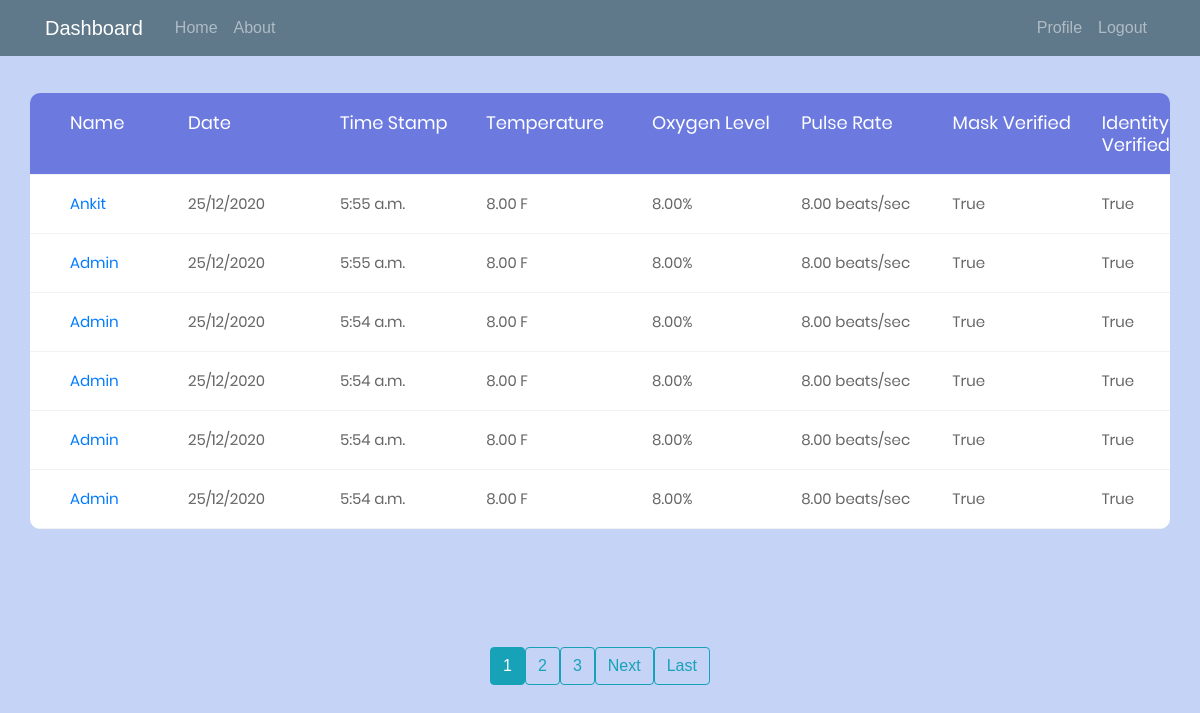
The app's page / (signed in) with its own data.
### analytics/models.py (models this page shows)
class reading(models.Model):
    user = models.ForeignKey(User, on_delete=models.CASCADE, blank= True, null=True)
    date = models.DateTimeField(default= timezone.now)
    temperature = models.DecimalField(decimal_places=2, default=8, max_digits=5)
    spo2 = models.DecimalField(decimal_places=2, default=8, max_digits=4)
    pulse_rate = models.DecimalField(decimal_places=2, default=8, max_digits=4)
    mask_verified = models.BooleanField(default=False)
    identity_verfied = models.BooleanField(default=False)

### analytics/views.py (the view)
# urls.py: path('',  Readings.as_view() , name = 'analytics-home'),
class Readings(LoginRequiredMixin, ListView):
    model = reading
    template_name = 'analytics/index.html'
    context_object_name = 'readings'
    paginate_by = 6
    def get_queryset(self):
        if self.request.user.is_superuser:
            return reading.objects.all().order_by('-date')
        else:
            return reading.objects.filter(user = self.request.user).order_by('-date')

### analytics/templates/analytics/index.html (shortened to what this page needs)
{% load static%}
<html>
    <head>
        <link rel="stylesheet" href="https://maxcdn.bootstrapcdn.com/bootstrap/4.0.0/css/bootstrap.min.css">
        <link rel="stylesheet" type="text/css" href="{% static 'analytics/main.css' %}">
		<link rel="stylesheet" type="text/css" href="{% static 'analytics/vendor/bootstrap/css/bootstrap.min.css' %}">
		<link rel="stylesheet" type="text/css" href="{% static 'analytics/fonts/font-awesome-4.7.0/css/font-awesome.min.css' %}">
		<link rel="stylesheet" type="text/css" href="{% static 'analytics/vendor/animate/animate.css' %}">
		<link rel="stylesheet" type="text/css" href="{% static 'analytics/vendor/select2/select2.min.css' %}">
		<link rel="stylesheet" type="text/css" href="{% static 'analytics/vendor/perfect-scrollbar/perfect-scrollbar.css' %}">
		<link rel="stylesheet" type="text/css" href="{% static 'analytics/css/util.css' %}">
		<link rel="stylesheet" type="text/css" href="{% static 'analytics/css/main2.css' %}">
    </head>
    <body>
        <header class="site-header">
            <nav class="navbar navbar-expand-md navbar-dark bg-steel fixed-top">
              <div class="container">
                <a class="navbar-brand mr-4" href="{% url 'analytics-home' %}">Dashboard</a>
                <div class="collapse navbar-collapse" id="navbarToggle">
                  <div class="navbar-nav mr-auto">
                    <a class="nav-item nav-link" href="{% url 'analytics-home' %}">Home</a>
                    <a class="nav-item nav-link" href="{% url 'analytics-about' %}">About</a>
                  </div>
                  <div class="navbar-nav">
                    {% if user.is_authenticated %}
                      <a class="nav-item nav-link" href="{% url 'profile' %}">Profile</a>
                      <a class="nav-item nav-link" href="{% url 'logout' %}">Logout</a>
                    {% else %}
                      <a class="nav-item nav-link" href="{% url 'login' %}">Login</a>
                      <a class="nav-item nav-link" href="{% url 'register' %}">Register</a>
                    {% endif%}
                  </div>
                </div>
              </div>
            </nav>
          </header>
		<div class="limiter">
			<div class="container-table100">
				<div class="wrap-table100">
						<div class="table">
							<div class="row header">
								<div class="cell">
									Name
								</div>
								<div class="cell">
									Date
								</div>
								<div class="cell">
									Time Stamp
								</div>
								<div class="cell">
									Temperature
								</div>
								<div class="cell">
									Oxygen Level
								</div>
								<div class="cell">
									Pulse Rate
								</div>
								<div class="cell">
									Mask Verified
								</div>
								<div class="cell">
									Identity Verified
								</div>
							</div>
						{% for reading in readings%}
							<div class="row">
								<div class="cell" data-title="Full Name">
								{% if user.is_superuser %}
								<a href="{% url 'user-readings' reading.user.username %}">
									{{ reading.user.username }}
								</a>
								{% else %}
									{{ reading.user.username }}
								{% endif %}
								</div>
								<div class="cell" data-title="Date">
									{{ reading.date|date:"j/m/Y" }}
								</div>
								<div class="cell" data-title="Time Stamp">
									{{ reading.date|date:"f a" }}
								</div>
								<div class="cell" data-title="Temperature">
									{{reading.temperature}} F
								</div>
								<div class="cell" data-title="Oxygen Level">
									{{reading.spo2}}%
								</div>
								<div class="cell" data-title="Pulse Rate">
									{{reading.pulse_rate}} beats/sec
								</div>
								<div class="cell" data-title="Mask Verified">
									{{reading.mask_verified}}
								</div>
								<div class="cell" data-title="Identity Verified">
									{{reading.identity_verfied}}
								</div>
							</div>
						{% endfor %}
						</div>
				</div>
				{% if is_paginated %}
					{% for num in page_obj.paginator.page_range %}
					{% if page_obj.number == num%}
						<a class="btn btn-info mb-4" href = "?page={{ num }}">{{ num }}</a>
					{% elif num > page_obj.number|add:'-3' and num < page_obj.number|add:'+3' %}
						<a class="btn btn-outline-info mb-4" href = "?page={{ num }}">{{ num }}</a>
					{% endif %}
					{% endfor %}
					{% if page_obj.has_next %}
					<a class="btn btn-outline-info mb-4" href = "?page={{ page_obj.next_page_number}}">Next</a>
					<a class="btn btn-outline-info mb-4" href = "?page={{ page_obj.paginator.num_pages }}">Last</a>
					{% endif %}
				{% endif %}
			</div>
		</div>
	</body>
</html>

### analytics/static/analytics/main.css (style rules this page uses)
body { background: #fafafa; color: #333333; margin-top: 5rem; }
.bg-steel { background-color: #5f788a; }
.site-header .navbar-nav .nav-link { color: #cbd5db; }

### analytics/static/analytics/css/main2.css (style rules this page uses)
* { margin: 0px; padding: 0px; box-sizing: border-box; }
body, html { height: 100%; font-family: sans-serif; }
a { margin: 0px; transition: all 0.4s; -webkit-transition: all 0.4s; -o-transition: all 0.4s; -moz-transition: all 0.4s; }
.limiter { width: 100%; margin: 0 auto; }
.container-table100 { width: 100%; min-height: 100vh; background: #c4d3f6; display: -webkit-box; display: -webkit-flex; display: -moz-box; display: -ms-flexbox; display: flex; align-items: center; justify-content: center; flex-wrap: wrap; padding: 33px 30px; }
.wrap-table100 { width: 1520px; border-radius: 10px; overflow: hidden; }
.table { width: 100%; display: table; margin: 0; }
.row { display: table-row; background: #fff; }
.row.header { color: #ffffff; background: #6c7ae0; }
.cell { display: table-cell; }
.row .cell { font-family: Poppins-Regular; font-size: 15px; color: #666666; line-height: 1.2; font-weight: unset !important; padding-top: 20px; padding-bottom: 20px; border-bottom: 1px solid #f2f2f2; }
.row.header .cell { font-family: Poppins-Regular; font-size: 18px; color: #fff; line-height: 1.2; font-weight: unset !important; padding-top: 19px; padding-bottom: 19px; }
.row .cell:nth-child(1) { width: 190px; padding-left: 40px; }
.row .cell:nth-child(2) { width: 190px; }
.row .cell:nth-child(3) { width: 190px; }
.row .cell:nth-child(4) { width: 190px; }
.row .cell:nth-child(5) { width: 190px; }
.row .cell:nth-child(6) { width: 190px; }
.row .cell:nth-child(7) { width: 190px; }
.table, .row { width: 100% !important; }

### records on screen
reading: user.username "Ankit", date "25/12/2020", date "5:55 a.m.", temperature "8.00", spo2 "8.00", pulse_rate "8.00", mask_verified "True", identity_verfied "True"
reading: user.username "Admin", date "25/12/2020", date "5:55 a.m.", temperature "8.00", spo2 "8.00", pulse_rate "8.00", mask_verified "True", identity_verfied "True"
reading: user.username "Admin", date "25/12/2020", date "5:54 a.m.", temperature "8.00", spo2 "8.00", pulse_rate "8.00", mask_verified "True", identity_verfied "True"
reading: user.username "Admin", date "25/12/2020", date "5:54 a.m.", temperature "8.00", spo2 "8.00", pulse_rate "8.00", mask_verified "True", identity_verfied "True"
reading: user.username "Admin", date "25/12/2020", date "5:54 a.m.", temperature "8.00", spo2 "8.00", pulse_rate "8.00", mask_verified "True", identity_verfied "True"
reading: user.username "Admin", date "25/12/2020", date "5:54 a.m.", temperature "8.00", spo2 "8.00", pulse_rate "8.00", mask_verified "True", identity_verfied "True"

### other values on screen
{{ num }} "1"
{{ num }} "2" "3"
